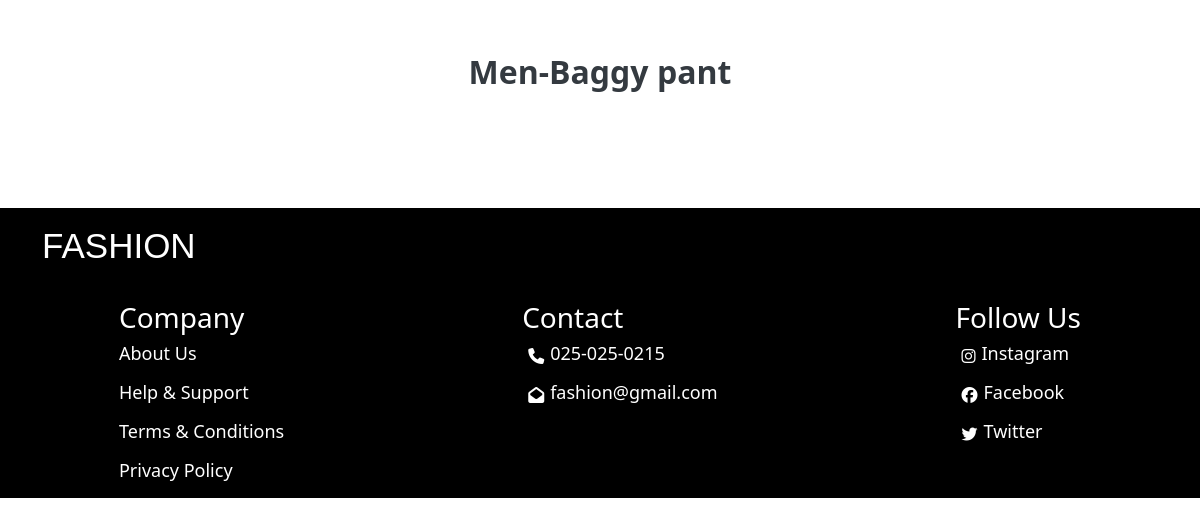
/baggym, run on an earlier commit of the app's database.
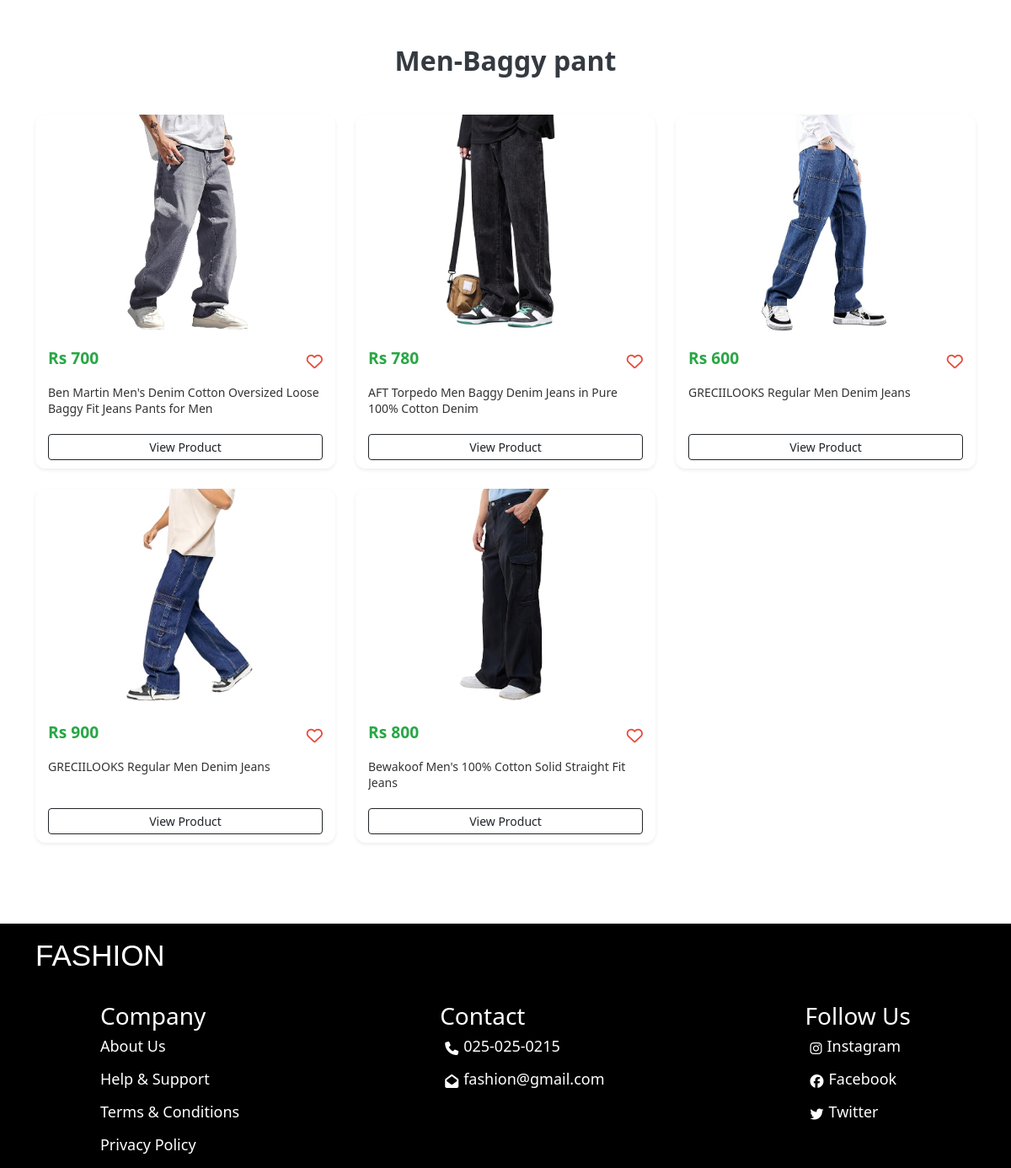
And on a later commit of the database.
### clothes/models.py (models this page shows)
class clothes(models.Model):
    clothname = models.CharField(max_length=100)
    clothprice = models.IntegerField()
    clothescat = models.CharField(choices=category,max_length=200)
    clothesdesc = models.TextField()
    clothimg = models.ImageField()

### clothes/views.py (the view)
# urls.py: path('baggym', views.baggym),
def baggym(req):
    db = clothes.objects.filter(clothescat='baggym').values()
    cd = list(db)
    return render(req, 'baggym.html',context={'data':cd})

### clothes/templates/baggym.html (shortened to what this page needs)
{% load static %}
<!DOCTYPE html>
<html lang="en">
<head>
    <link href="https://cdn.jsdelivr.net/npm/bootstrap@5.3.3/dist/css/bootstrap.min.css" rel="stylesheet">
    <link rel="stylesheet" href="https://cdnjs.cloudflare.com/ajax/libs/font-awesome/6.6.0/css/all.min.css" />
    <link rel="stylesheet" href={% static 'styles.css' %}>
</head>
<body>
      <div class="container py-5">
        <div class="store-header">Men-Baggy pant</div>
        <div class="row g-4">
          {% for i in data %}
          <div class="col-lg-4 col-md-6 col-sm-12">
            <div class="product-card shadow-sm">
              <div class="image-wrapper">
                <img src="{% static 'clothimg/' %}{{ i.clothimg }}" alt="Product" class="product-image">
              </div>
              <div class="card-body">
                <div class="d-flex justify-content-between align-items-center mb-2">
                  <span class="product-price">Rs {{ i.clothprice }}</span>
                  <i class="fa-regular fa-heart like-icon"></i>
                </div>
                <p class="product-title">
                  {{ i.clothname }}
                </p>
                <a href="#" class="btn btn-outline-dark btn-sm mt-2 w-100">View Product</a>
              </div>
            </div>
          </div>
          {% endfor %}
        </div>
      </div>
      <div class="downpart" style="margin-top: 4%;">
        <div class="sc d-flex" style="margin-left: 30px; padding: 12px">
            <p class="logo">FASHION</p>
        </div>
        <div class="down">
            <div class="infoserv">
                <h3>Company</h3>
                <div class="sa">
                    <a href="about">
                        <p>About Us</p>
                    </a>
                    <a href="help">
                        <p>Help & Support</p>
                    </a>
                    <a href="term">
                        <p>Terms & Conditions</p>
                    </a>
                    <a href="privacy">
                        <p>Privacy Policy</p>
                    </a>
                </div>
            </div>
            <div class="contact">
                <h3>Contact</h3>
                <div class="sa">
                    <div class="sso d-flex">
                        <i class="fa-solid fa-phone"></i>
                        <p>025-025-0215</p>
                    </div>
                    <div class="sso d-flex">
                        <i class="fa-solid fa-envelope-open"></i>
                        <p>fashion@gmail.com</p>
                    </div>
                </div>
            </div>
            <div class="social">
                <h3>Follow Us</h3>
                <div class="sa sss">
                    <a href="https://www.instagram.com/accounts/login/?hl=en" style="text-decoration: none; color: white">
                        <div class="sso d-flex">
                            <i class="fa-brands fa-instagram"></i>
                            <p>Instagram</p>
                        </div>
                    </a>
                    <a href="https://www.facebook.com/" style="text-decoration: none; color: white">
                        <div class="sso d-flex">
                            <i class="fa-brands fa-facebook"></i>
                            <p>Facebook</p>
                        </div>
                    </a>
                    <a href="https://x.com/login" style="text-decoration: none; color: white">
                        <div class="sso d-flex">
                            <i class="fa-brands fa-twitter"></i>
                            <p>Twitter</p>
                        </div>
                    </a>
                </div>
            </div>
        </div>
    </div>
</body>
</html>

What changed in the data, as far as the page shows it:
added clothes: clothimg (picture), clothprice "700", clothname "Ben Martin Men's Denim Cotton Oversized Loose Baggy Fit Jeans Pants for Men"
added clothes: clothimg (picture), clothprice "780", clothname "AFT Torpedo Men Baggy Denim Jeans in Pure 100% Cotton Denim"
added clothes: clothimg (picture), clothprice "600", clothname "GRECIILOOKS Regular Men Denim Jeans"
added clothes: clothimg (picture), clothprice "900", clothname "GRECIILOOKS Regular Men Denim Jeans"
added clothes: clothimg (picture), clothprice "800", clothname "Bewakoof Men's 100% Cotton Solid Straight Fit Jeans"
